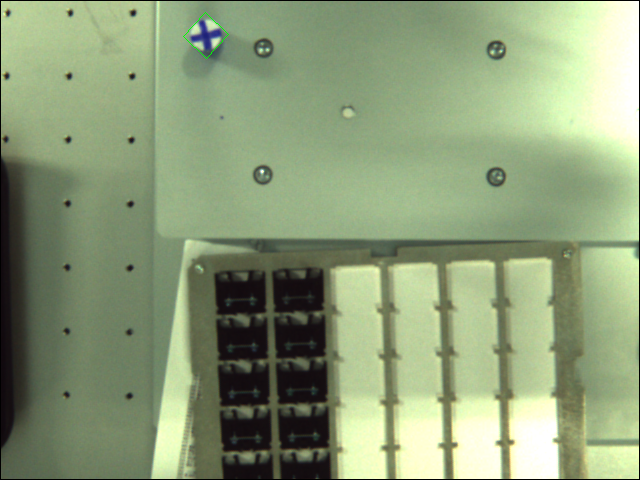
#> input picture Image/draw/sample.bmp, 640 x 480 px
$ python image_ellipse.py   (Python 2 division)
#> lines starting #> are read from the running program, lines starting #| are printed output that depends on the picture
# coding: utf-8

import Image
import ImageDraw

try:
  img = Image.open("./sample.bmp")
#> img is the input picture: PIL image 640x480 RGB; mean R, G, B 140.5, 157, 120.5
  draw = ImageDraw.Draw( img )

  width, height = img.size
#> width = 640; height = 480
  draw.ellipse( (width/3, height/3, width*2/3, height*2/3), )

  del draw
  img.save("./result.bmp","BMP")
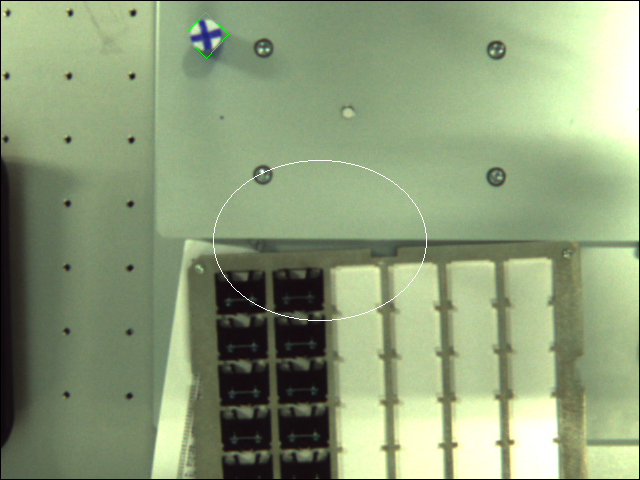
#> saved as result.bmp: PIL image 640x480 RGB; mean R, G, B 140.7, 157.2, 120.8
  del img

except IOError:
  print "Error"
